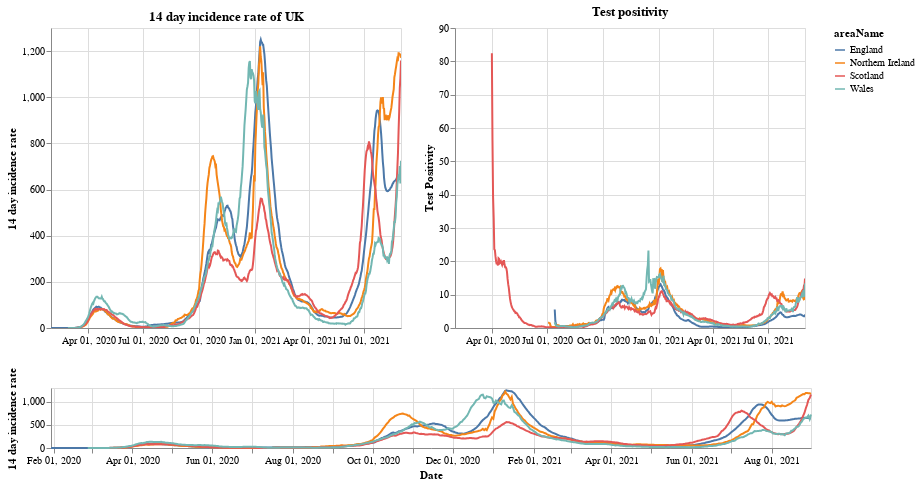

Notebook cell for this chart:
### Markdown cell above
# Plots

First a plot with each country in the UK. The top right shows the positivity rate for (which is the percentage of registered tests which were positive) while the top left is the 14 day incidence rate. The bottom chart can be used to select the timeframe (does not work on a mobile device).

### Code cell
#collapse
brush = alt.selection(type='interval', name='DateBrush',encodings=['x'],fields=['Time'])
leg_selection = alt.selection_multi(fields=['areaName'], bind='legend')

base = alt.Chart(uk_cases).mark_line().encode(
    x=alt.X("yearmonthdate(date):T", axis=alt.Axis(title='Date')),
    y=alt.Y("twoWeeklyCasesRate:Q", axis=alt.Axis(title='14 day incidence rate')),
    tooltip=['areaName', 'date','twoWeeklyCasesRate', 'testPositivity'],
    color='areaName',
    opacity=alt.condition(leg_selection, alt.value(2), alt.value(0.1))
).add_selection(leg_selection).properties(width=350)

upper = base.encode(alt.X('yearmonthdate(date):T', axis=alt.Axis(title=''),
                         scale=alt.Scale(domain=brush))
                   ).properties(title=f'14 day incidence rate of UK')
upper_right = upper.encode(alt.Y('testPositivity:Q', axis=alt.Axis(title='Test Positivity'))).properties(title='Test positivity')
lower = base.properties(height=60, width = 760).add_selection(brush)

(upper | upper_right) & lower

### Figure 1 — Vega-Lite specification as saved in the notebook (floating-point values rounded to 4 significant figures; data arrays with more than 128 entries replaced by an {"elided": "..."} marker saying what was removed)
{"config": {"view": {"continuousWidth": 400, "continuousHeight": 300}}, "vconcat": [{"hconcat": [{"mark": "line", "encoding": {"color": {"type": "nominal", "field": "areaName"}, "opacity": {"condition": {"value": 2, "selection": "selector001"}, "value": 0.1}, "tooltip": [{"type": "nominal", "field": "areaName"}, {"type": "temporal", "field": "date"}, {"type": "quantitative", "field": "twoWeeklyCasesRate"}, {"type": "quantitative", "field": "testPositivity"}], "x": {"type": "temporal", "axis": {"title": ""}, "field": "date", "scale": {"domain": {"selection": "DateBrush"}}, "timeUnit": "yearmonthdate"}, "y": {"type": "quantitative", "axis": {"title": "14 day incidence rate"}, "field": "twoWeeklyCasesRate"}}, "selection": {"selector001": {"type": "multi", "fields": ["areaName"], "bind": "legend"}}, "title": "14 day incidence rate of UK", "width": 350}, {"mark": "line", "encoding": {"color": {"type": "nominal", "field": "areaName"}, "opacity": {"condition": {"value": 2, "selection": "selector001"}, "value": 0.1}, "tooltip": [{"type": "nominal", "field": "areaName"}, {"type": "temporal", "field": "date"}, {"type": "quantitative", "field": "twoWeeklyCasesRate"}, {"type": "quantitative", "field": "testPositivity"}], "x": {"type": "temporal", "axis": {"title": ""}, "field": "date", "scale": {"domain": {"selection": "DateBrush"}}, "timeUnit": "yearmonthdate"}, "y": {"type": "quantitative", "axis": {"title": "Test Positivity"}, "field": "testPositivity"}}, "selection": {"selector001": {"type": "multi", "fields": ["areaName"], "bind": "legend"}}, "title": "Test positivity", "width": 350}]}, {"mark": "line", "encoding": {"color": {"type": "nominal", "field": "areaName"}, "opacity": {"condition": {"value": 2, "selection": "selector001"}, "value": 0.1}, "tooltip": [{"type": "nominal", "field": "areaName"}, {"type": "temporal", "field": "date"}, {"type": "quantitative", "field": "twoWeeklyCasesRate"}, {"type": "quantitative", "field": "testPositivity"}], "x": {"type": "temporal", "axis": {"title": "Date"}, "field": "date", "timeUnit": "yearmonthdate"}, "y": {"type": "quantitative", "axis": {"title": "14 day incidence rate"}, "field": "twoWeeklyCasesRate"}}, "height": 60, "selection": {"selector001": {"type": "multi", "fields": ["areaName"], "bind": "legend"}, "DateBrush": {"type": "interval", "encodings": ["x"], "fields": ["Time"]}}, "width": 760}], "data": {"name": "data-919fd0cb0f45ca6711c26be0ae7e14cb"}, "$schema": "https://vega.github.io/schema/vega-lite/v4.8.1.json", "datasets": {"data-919fd0cb0f45ca6711c26be0ae7e14cb": {"elided": "2228 records"}}}
